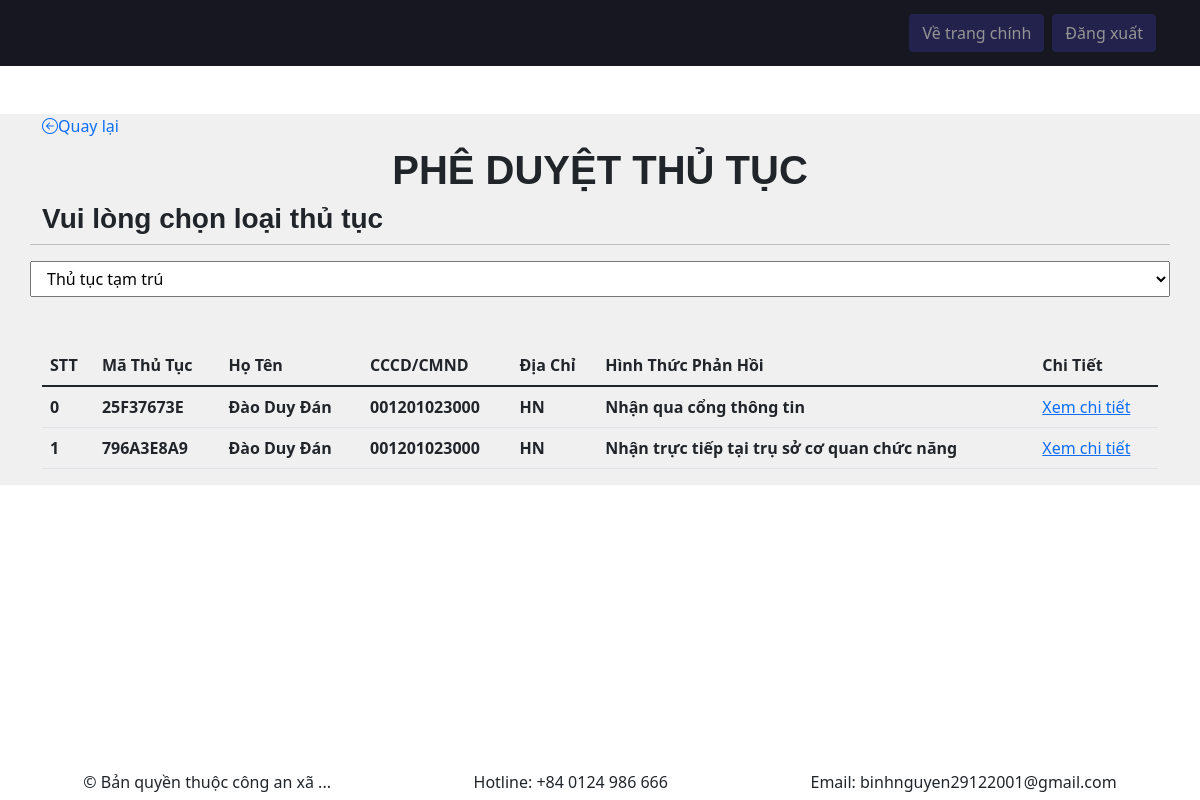
/manage/phanHoiThuTuc/index.php (signed in), run on the app's committed database.
### tables this page shows
CREATE TABLE `tamtru` (
  `ma_dontt` varchar(9) NOT NULL,
  `conganxa` varchar(30) NOT NULL,
  `hoten` varchar(40) NOT NULL,
  `ngaysinh` date NOT NULL,
  `cccd` varchar(12) NOT NULL,
  `cccd_noicap` varchar(100) NOT NULL,
  `cccd_capngay` date NOT NULL,
  `diachithuongtru` varchar(200) NOT NULL,
  `choohiennay` varchar(200) NOT NULL,
  `ngaybatdau` date NOT NULL,
  `lydo` varchar(300) NOT NULL,
  `email` varchar(30) NOT NULL,
  `xacnhan` int(11) NOT NULL,
  `phanhoi` varchar(100) NOT NULL
);

### model.php (called while the page is built, shortened)
<?php
class Process{
    public function connectDb() {
        $connection = mysqli_connect(DB_HOST, DB_USERNAME, DB_PASSWORD, DB_NAME);
        return $connection;
    }
    public function getThuTucTamTru(){
        $conn = $this->connectDb();
        $querySelect = "SELECT * FROM tamtru where xacnhan = 0";
        $resultService = mysqli_query($conn, $querySelect);
        if(mysqli_num_rows($resultService)>0){
            $bds = mysqli_fetch_all($resultService, MYSQLI_ASSOC);
            $SEDArr = $bds;
            return $SEDArr;
        }else{
            return false;
        }
    }
}
?>

### manage/phanHoiThuTuc/index.php (the view, shortened to what this page needs)
<?php
if (isset($_SESSION['LoginOK'])) {
require("../partials-front/header.php");
include('../../model.php');
$ps = new Process();
$tamtru = $ps->getThuTucTamTru();
?>
    <head>
    </head>
    <main id="content" style="background-color: #f0f0f0;">
        <div class="container mt-5">
            <div class="mt-2 mb-2">
                    <a href="../index.php" class="text-decoration-none d-flex align-items-center">
                        <i class="bi bi-arrow-left-circle"></i>
                        <span> Quay lại</span> </a>
            </div>
            <div class="row">
                <h1 class="text-center text-uppercase">Phê duyệt thủ tục</h1>
                <h3 class="title">Vui lòng chọn loại thủ tục</h3>
                <hr class="mb-3 line-space">
                <select name="" id="type-input" style="height: 36px;">
                    <option value="tamtru" selected>Thủ tục tạm trú</option>
                </select>
                <div class="infor-table mt-5">
                    <table class="table">
                        <thead>
                          <tr>
                            <th scope="col">STT</th>
                            <th scope="col">Mã Thủ Tục</th>
                            <th scope="col">Họ Tên</th>
                            <th scope="col">CCCD/CMND</th>
                            <th scope="col">Địa Chỉ</th>
                            <th scope="col">Hình Thức Phản Hồi</th>
                            <th scope="col">Chi Tiết</th>
                          </tr>
                        </thead>
                        <tbody id="search-table__content">
                            <?php
                            if($tamtru!=false){
                            for($i = 0; $i < count($tamtru); $i++){
                            $row = $tamtru[$i];
                        ?>
                        <tr>
                            <th scope="row"><?php echo $i?></th>
                            <th><?php echo $row['ma_dontt'] ?></th>
                            <th><?php echo $row['hoten'] ?></th>
                            <th><?php echo $row['cccd'] ?></th>
                            <th><?php echo $row['diachithuongtru'] ?></th>
                            <th><?php echo $row['phanhoi'] ?></th>
                            <td><a href="chiTiet.php?id=<?php echo $row['ma_dontt'] ?>&type=tamtru">Xem chi tiết</a></td>
                        </tr>
                        <?php
                            }
                    }
                    ?>
                        </tbody>
                      </table>
                </div>
            </div>
        </div>
    </main>
<?php
require("../partials-front/footer.php");
}else{
    header("location: ../../index.php");
}
?>

### style/style.css (style rules this page uses)
html { font-family: Arial, Helvetica, sans-serif; }
h1,h2,h3,h4,h5,h6 { font-family: Arial, Helvetica, sans-serif; font-weight: 600; }

### manage/style/style.css (style rules this page uses)
:root { --bg-color-primary: #171721; --bg-color-secondary: #14141c; --bg-color-third: #22222c; --bg-toggle-btn: #4e4f50; --box-shadow: rgba(25, 25, 25, 0.2) 0px 8px 28px 0px; --title-color: #f5f5f5; --text-color: #ccc; --btn-color: rgb(251, 251, 36); --btn-color-text: #fff; }
* { transition: all 0.2s ease-out; }
.header-wrapper, main { background-color: var(--bg-color-primary); }

### data on the page
tamtru: ma_dontt "25F37673E", hoten "Đào Duy Đán", cccd "001201023000", diachithuongtru "HN", phanhoi "Nhận qua cổng thông tin"
tamtru: ma_dontt "796A3E8A9", hoten "Đào Duy Đán", cccd "001201023000", diachithuongtru "HN", phanhoi "Nhận trực tiếp tại trụ sở cơ quan chức năng"
